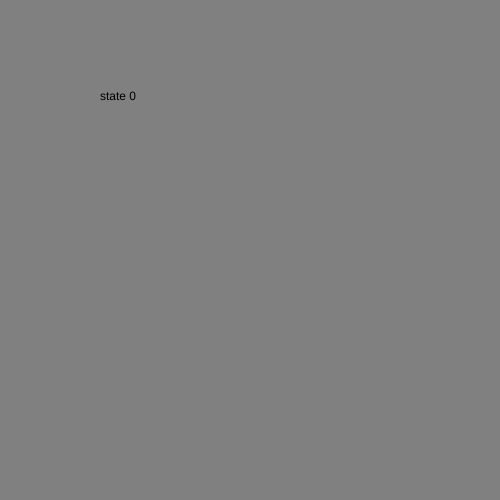
Frame 1 (no input)
Frame 60 (no input): identical to frame 1, image omitted
Frame 120 (the mouse pressed at the canvas centre since frame 60): identical to frame 1, image omitted

The p5.js sketch that drew this single still picture (run headless with seeded random() and noise() and a simulated clock; from frame 60 on, the mouse is pressed at the canvas centre):

// p5.js sketch
// ── sketch.js
let state = 0 ;



function setup() {
  createCanvas(500, 500);
}

function draw() {

switch(state){
  case 0:
  background('grey');
  text("state 0" , 100, 100);
  break ;
  case 1:
  background('red');
  text("state 1" , 100, 100);
  break ;

  case 2:
  background('green');
  text("state 2" , 100, 100);
  break ;
  case 3:
  background('yellow');
  text("state 3" , 100, 100);
  break ;

 }
}
function mouseReleased() {
  state++ ;
  if (state > 2){
    state = 0
  }

}
